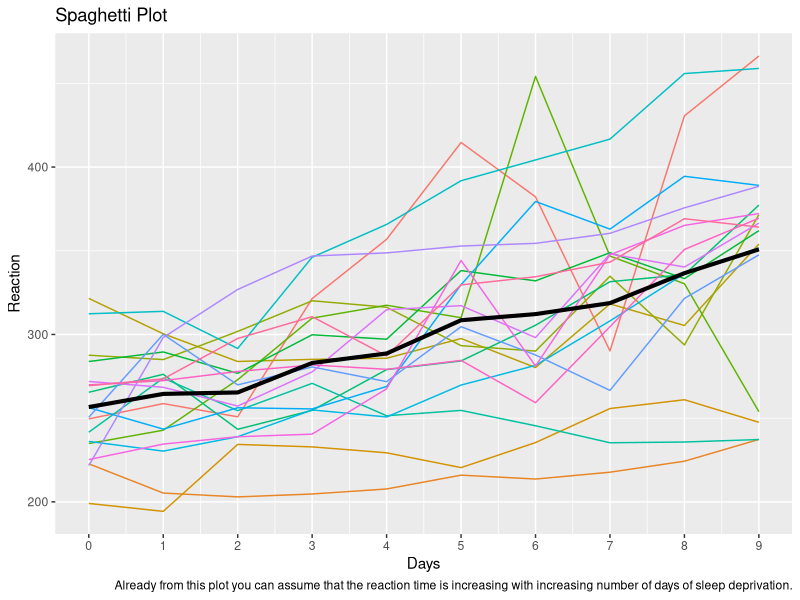
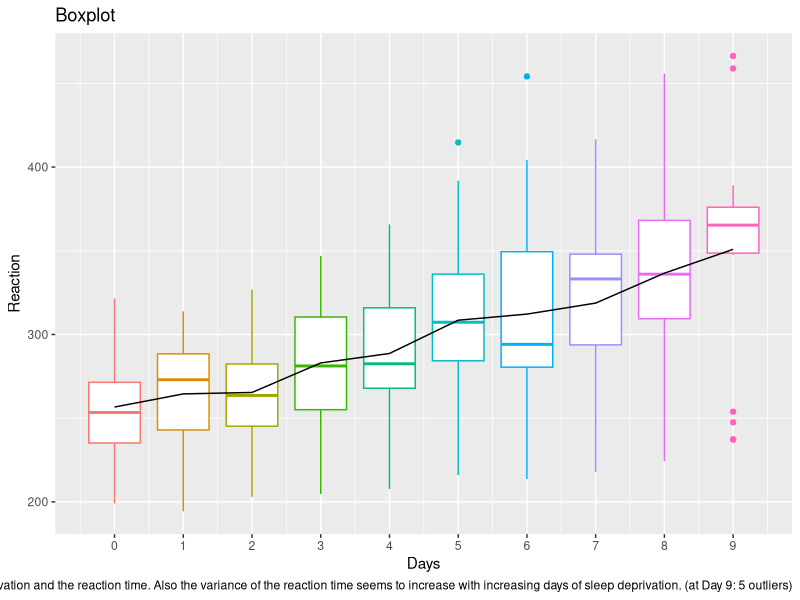
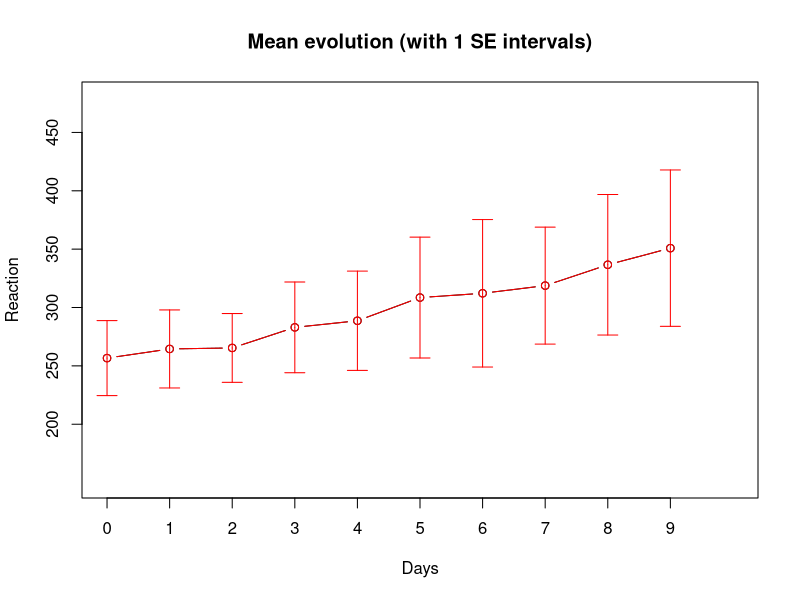
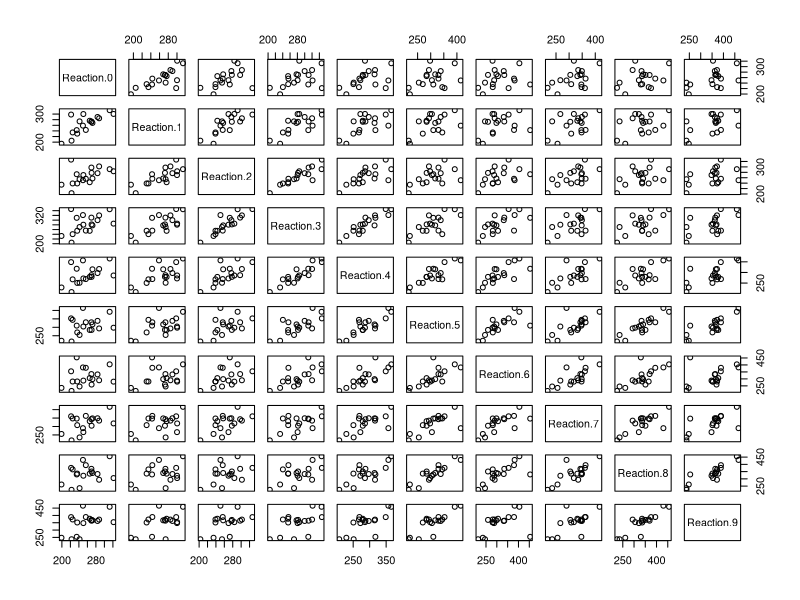
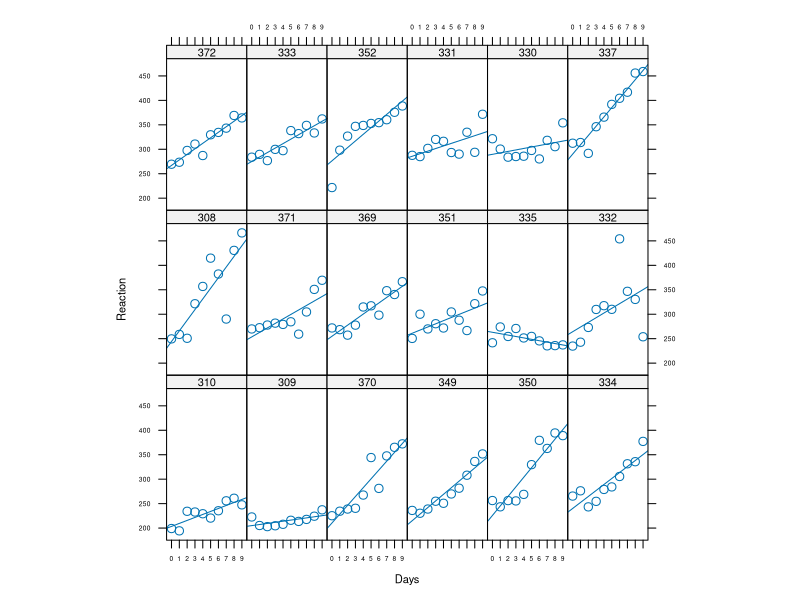
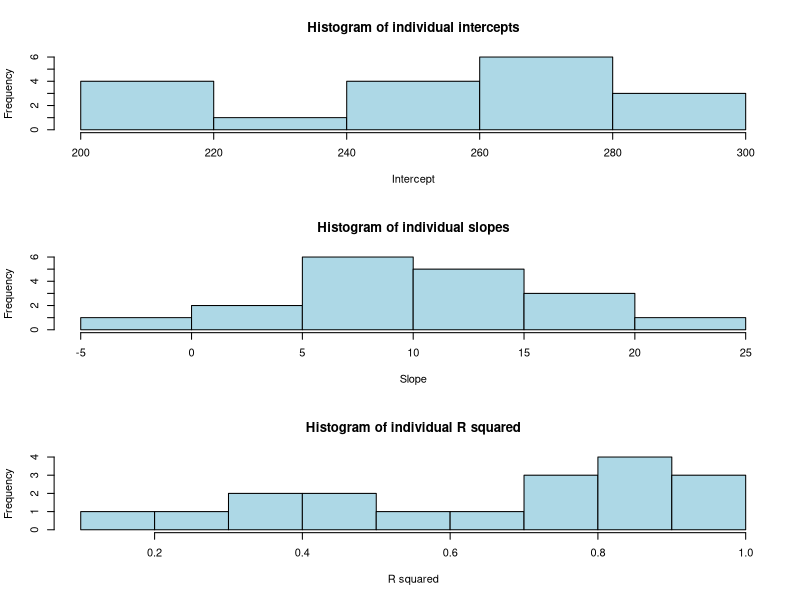
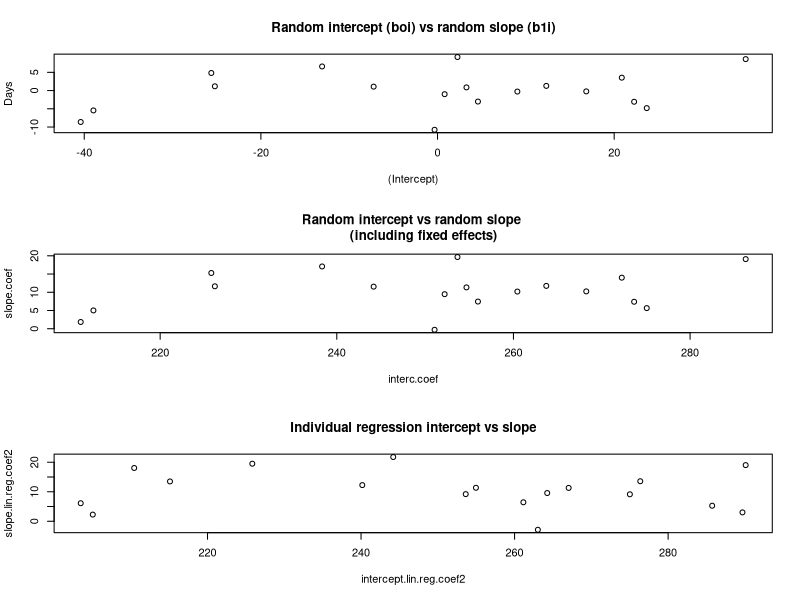

Reproduce these figures in R, in order.
## ---- chunk 1
knitr::opts_chunk$set(echo = FALSE)
## ---- chunk 2
library(tidyverse)
library(lattice)
library(lme4)
library(arm)
library(ggplot2)
## ---- chunk 3
sleep <- read.table('sleep.txt')
head(sleep, 12)
## ---- chunk 4
average_reaction_time <- sleep %>%
  group_by(Days) %>%
  summarise(mean_reaction_time   = mean(Reaction),
            median_reaction_time = median(Reaction),
            sd_reaction_time     = sd(Reaction))

sleep_spag_plot <- ggplot(sleep) +
  geom_line(aes(Days, Reaction, colour = factor(Subject)),
            show.legend = FALSE) +
  geom_line(data = average_reaction_time,
            aes(Days, mean_reaction_time),
            colour = "BLACK",
            size   = 1.4) + 
  labs(title   = "Spaghetti Plot",
       caption = "Already from this plot you can assume that the reaction time is increasing with increasing number of days of sleep deprivation.") +
  scale_x_continuous(breaks = 0:9)
sleep_spag_plot
## ---- chunk 5
ggplot(sleep) + 
  geom_boxplot(aes(Days, Reaction, colour=factor(Days)),
               show.legend = FALSE) +
  geom_line(data   = average_reaction_time,
            aes(Days, mean_reaction_time),
            colour = "black",
            size   = 0.5) +
  labs(title   = "Boxplot",
       caption = "It seems as if there's a linear trend between the number of days of sleep deprivation and the reaction time. Also the variance of the reaction time seems to increase with increasing days of sleep deprivation. (at Day 9: 5 outliers)") +
  scale_x_continuous(breaks = 0:9)
       
       ##TODO add violin plot, add axis      
## ---- chunk 6
sleep.mean <- tapply(sleep$Reaction, list(sleep$Days), mean)
sleep.sd   <- tapply(sleep$Reaction, list(sleep$Days), sd)
sleep.var  <- tapply(sleep$Reaction, list(sleep$Days), var)
sleep.n    <- table(sleep$Days)

overview   <- cbind(c(0:9), sleep.mean, sleep.sd, sleep.var, sleep.n)
colnames(overview) <- c('Days', 'Mean', 'SD', 'Var', 'n')
knitr::kable(round(overview, 2), "pandoc")
## ---- chunk 7
## TODO? change to ggplot instead of plot?
## example:
# sleep_descr_stats <- sleepf %>%
#   dplyr::group_by(days) %>%
#   dplyr::summarise(reaction_mean  = mean(reaction),
#                    reaction_sd    = sd(reaction)) %>% 
#   dplyr::mutate(reaction_upper_se = reaction_mean + reaction_sd,
#                 reaction_lower_se = reaction_mean - reaction_sd) %>% 
#   dplyr::ungroup()
#
# ggplot2::ggplot() +
# geom_line(aes(x=days, y=reaction_mean, group=1),
#          size=1) +
# geom_errorbar(aes(x=days, ymin=reaction_lower_se, ymax=reaction_upper_se),
#               size=.4,
#              alpha=.6)

# General function to plot error bars
errbar <- function(x, y, height, width, lty=1, col="black"){
  arrows(x, y, x, y+height,
         angle  = 90,
         length = width,
         lty    = lty,
         col    = col)
  arrows(x, y, x, y-height,
         angle  = 90,
         length = width,
         lty    = lty,
         col    = col)
}

## Plotting mean evolution
plot(c(0:9), overview[,2] ,
     type = "b",
     xlim = c(0,10),
     ylim = c(150,480),
     xlab = "Days",
     ylab = "Reaction",
     axes = F,
     main = "Mean evolution (with 1 SE intervals)")

axis(side=1,at=c(0:9),labels=c(0:9))
axis(side=2,at=seq(200,450,50))

box()
points(c(0:9), overview[,2],
       type="b",
       col="red")
errbar(c(0:9), overview[,2], sleep.sd, 0.1,
       col="red")
## ---- chunk 8
## Reshaping the data into a wide form
sleep.resh <- reshape(sleep,
                      timevar   = "Days",
                      idvar     = c("Subject"),
                      direction = "wide")
knitr::kable(sleep.resh, "pandoc")
## ---- chunk 9
# check normality of variables Reaction.X
for (i in c(2:11)){
  print(shapiro.test(sleep.resh[,i]))
}
## ---- chunk 10
## Correlation between the Reaction scores at different days
cor(sleep.resh[, 2:11], method='spearman')

pairs(sleep.resh[, 2:11])
##TODO add cor + colours fancy plot
## ---- chunk 11
## Trellis graph
## Displaying the linear regression per person

cf <-sapply(sleep$Subject, 
            function(x) coef(lm(Reaction~Days, data=subset(sleep, Subject==x))))

Sx <-reorder(sleep$Subject, cf[1,]) 
# 
xyplot(Reaction ~ Days|Sx,
       data          = sleep,
       type          = c('p', 'r'),
       auto.key      = T,
       aspect        = "xy",
       par.settings  = list(axis.text=list(cex=0.6),
                           fontsize=list(text=8, points=10)),
       scales=list(x = list(at = c(0:9), labels = c("0","1","2", "3", "4", "5", "6", "7", "8", "9"))))
       
## ---- chunk 12
## Linear regression per participant of Reaction on Days

## Coefficients
lin.reg.coef  <- by(sleep, sleep$Subject,
                   function(data) coef(lm(Reaction ~ Days, data=data)))
lin.reg.coef1 <- unlist(lin.reg.coef)
names(lin.reg.coef1) <- NULL
lin.reg.coef2 <- matrix(lin.reg.coef1,
                        length(lin.reg.coef1)/2,
                        2,
                        byrow = TRUE)

## R squared
lin.reg.r.squared <- by(sleep, sleep$Subject,
                        function(data) summary(lm(Reaction ~ Days, data=data))$r.squared )
lin.reg.r.squared1<- as.vector(unlist(lin.reg.r.squared))

## Histograms
par(mfrow=c(3,1))
hist(lin.reg.coef2[,1],
     xlab = "Intercept",
     col  = "lightblue",
     main = "Histogram of individual intercepts")
hist(lin.reg.coef2[,2],
     xlab = "Slope",
     col  = "lightblue",
     main = "Histogram of individual slopes")
hist(lin.reg.r.squared1,
     xlab = "R squared",
     col  = "lightblue",
     main = "Histogram of individual R squared")

## ---- chunk 13
sleep.reml <- lmer(formula = Reaction ~ 1 + Days + (1 + Days|Subject),
                   data=sleep)
summary(sleep.reml) 
## ---- chunk 14
confint(sleep.reml,
        method    = 'boot',
        boot.type = 'perc',
        oldNames  = F,
        nsim      = 500)
## ---- chunk 15
sleep.full<-lmer(Reaction~1+Days+(1 + Days|Subject), REML = FALSE, data=sleep)
sleep.intercept<-lmer(Reaction~1+(1|Subject), REML = FALSE, data=sleep)
anova(sleep.full,sleep.intercept)

## ---- chunk 16

D.sleep=unclass(VarCorr(sleep.reml))$Subject 
D.sleep

## ---- chunk 17
sleep.o <- ranef(sleep.reml)$Subject
head(sleep.o,10)
## ---- chunk 18

plot (sleep.o, main = "Random intercept (boi) vs random slope (b1i)")
#plot modelled intercept and slope incl fixed effects
ind.coef = coef(sleep.reml)$Subject
head(ind.coef)
interc.coef = ind.coef[,1]
slope.coef = ind.coef[,2]
plot(interc.coef,slope.coef, main = "Random intercept vs random slope 
     (including fixed effects)")

#plot individual intercept and slope to compare 
intercept.lin.reg.coef2 = lin.reg.coef2[,1]
slope.lin.reg.coef2 = lin.reg.coef2[,2]
plot(intercept.lin.reg.coef2, slope.lin.reg.coef2, main = "Individual regression intercept vs slope")
